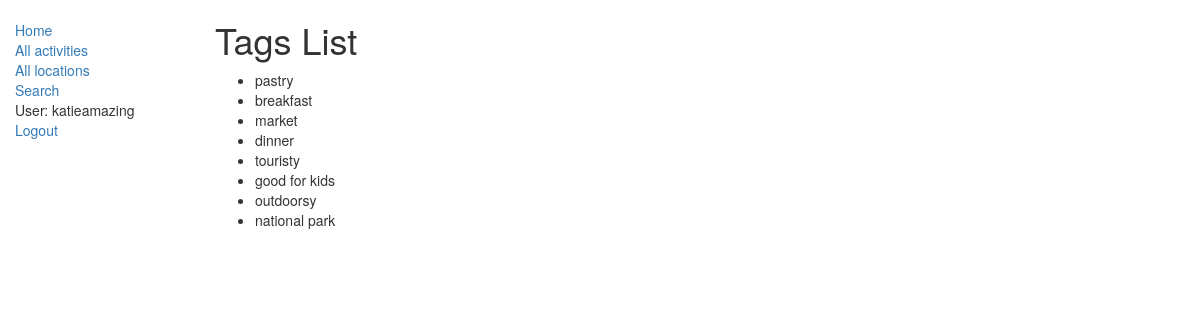
Page /catalog/tags/ (signed in) on the committed database.
### catalog/models.py (models this page shows, shortened)
class Tag(models.Model):
    tag = models.CharField(max_length=200, help_text='Enter a tag for this activity to help people find it.')

### catalog/views.py (the view)
class TagListView(generic.ListView):
    model = Tag

### catalog/templates/catalog/tag_list.html
{% extends "base_generic.html" %}
{% block content %}
    <h1>Tags List</h1>
    {% if tag_list %}
    <ul>
      {% for tag in tag_list %}
      <li>
        {{ tag.tag }}
      </li>
      {% endfor %}
    </ul>
    {% else %}
      <p>There are no tags yet. Can you think of a useful tag to add?</p>
    {% endif %}
{% endblock %}

### catalog/templates/base_generic.html (shortened to what this page needs)
<!DOCTYPE html>
<html lang="en">
<head>
  <link rel="stylesheet" href="https://maxcdn.bootstrapcdn.com/bootstrap/3.3.7/css/bootstrap.min.css">
  {% load static %}
  <link rel="stylesheet" href="{% static 'css/styles.css' %}">
</head>
<body>
  <div class="container-fluid">
    <div class="row">
      <div class="col-sm-2">
      {% block sidebar %}
      <ul class="sidebar-nav">
          <li><a href="{% url 'index' %}">Home</a></li>
          <li><a href="{% url 'activities' %}">All activities</a></li>
          <li><a href="{% url 'locations' %}">All locations</a></li>
          <li><a href="{% url 'search' %}">Search</a></li>
          {% if user.is_authenticated %}
            <li>User: {{ user.get_username }}</li>
            <li><a href="{% url 'logout'%}?next={{request.path}}">Logout</a></li>
          {% else %}
            <li><a href="{% url 'login'%}?next={{request.path}}">Login</a></li>
          {% endif %}
      </ul>
     {% endblock %}
      </div>
      <div class="col-sm-10 ">
      {% block content %}{% endblock %}
      </div>
    </div>
  </div>
</body>
</html>

### catalog/static/css/styles.css (style rules this page uses)
.sidebar-nav { margin-top: 20px; padding: 0; list-style: none; }

### rows in the picture
Tag: tag "pastry"
Tag: tag "breakfast"
Tag: tag "market"
Tag: tag "dinner"
Tag: tag "touristy"
Tag: tag "good for kids"
Tag: tag "outdoorsy"
Tag: tag "national park"

### other values in the picture
{{ user.get_username }} "katieamazing"
